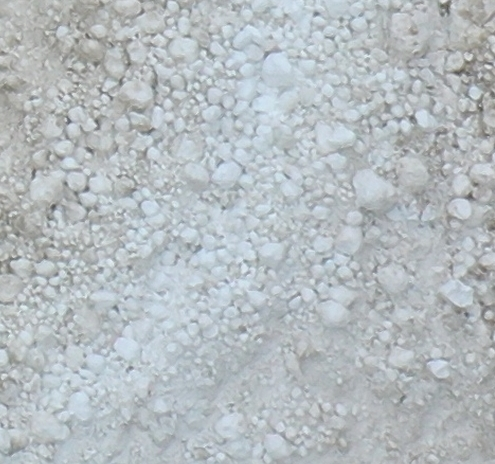
#> input picture snow_particles.jpg, 495 x 464 px
$ python snow_BIGparticles_cellpose.py   (older library calls are emulated)
#> lines starting #> are read from the running program, lines starting #| are printed output that depends on the picture
# -*- coding: utf-8 -*-
"""
wet_snow_cellpose_superlarge_only_408.py
Cellpose 4.0.8：只识别超大颗粒（等效直径 >= D_EQ_MIN_PX）+ 导出/可视化/统计

依赖：
pip install cellpose opencv-python scikit-image pandas matplotlib

输出（OUT_DIR）：
- debug_corr.png / debug_grad.png / debug_combo_big.png
- masks_super_preview.png
- overlay_super.png
- super_particles.csv
- psd_hist_super.png / psd_cdf_super.png
"""

import os
import cv2
import numpy as np
import pandas as pd
import matplotlib.pyplot as plt

from cellpose import models
from skimage.measure import regionprops_table


# =========================
# 0) 用户参数
# =========================
IMG_PATH = "snow_particles.jpg"
OUT_DIR  = "snow_cellpose_superlarge_out"

USE_GPU = True
MODEL_TYPE = "cyto3"   # 4.0.8 推荐先用 cyto3，不行再试 cyto

# 只保留“超大颗粒”的像素等效直径阈值（px）
D_EQ_MIN_PX = 110

# 如果你要换成更保守/更严格，可修改：
# D_EQ_MIN_PX = 200

# 预处理（偏大颗粒：更依赖强度/低频对比）
BG_KERNEL   = 61       # 大块常被背景校正吃掉 → 建议偏小：61/81/101
CLAHE_CLIP  = 2.0
BLUR_K      = 3        # 奇数：3/5

# 只做大尺度 diameter sweep（可按实际图像再扩展）
DIAM_SWEEP_BIG = [150, 210, 300]

# 阈值（漏检多就把 cellprob 调更负；假块太多就把 cellprob 往 0 调）
CELLPROB_TH = -2.0
FLOW_TH     = 0.5

# （可选）面积兜底：避免一些极小噪点进入 props（一般用不上）
MIN_AREA_PX_FLOOR = 0   # 可设 5000 等，但通常仅 D_EQ_MIN_PX 就够了


# =========================
# 工具函数
# =========================
def ensure_dir(d):
#> in main, img_bgr is the input picture: shape (464, 495, 3); mean B, G, R 192.1, 188.4, 181.4
    os.makedirs(d, exist_ok=True)


def preprocess(gray: np.ndarray):
    """背景校正 + CLAHE + blur + Sobel 梯度（用于可选融合）"""
    g = gray.copy()

    k = int(BG_KERNEL)
    if k % 2 == 0:
        k += 1
    kernel = cv2.getStructuringElement(cv2.MORPH_ELLIPSE, (k, k))
    bg = cv2.morphologyEx(g, cv2.MORPH_OPEN, kernel)
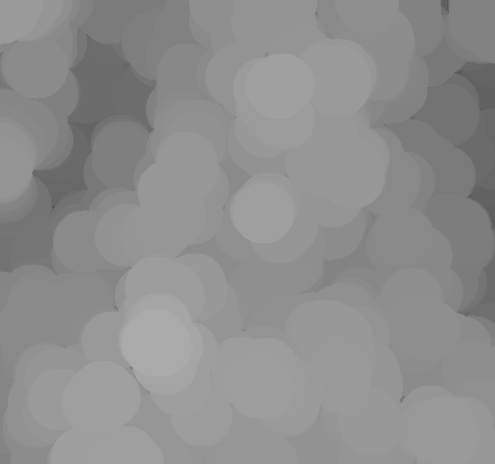
#> bg: shape (464, 495); min 82, max 170, mean 142.2
    corr = cv2.subtract(g, bg)
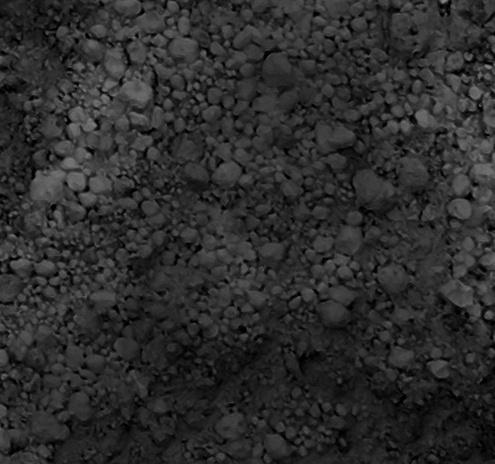
#> corr: shape (464, 495); min 0, max 136, mean 44.5
    corr = cv2.normalize(corr, None, 0, 255, cv2.NORM_MINMAX).astype(np.uint8)
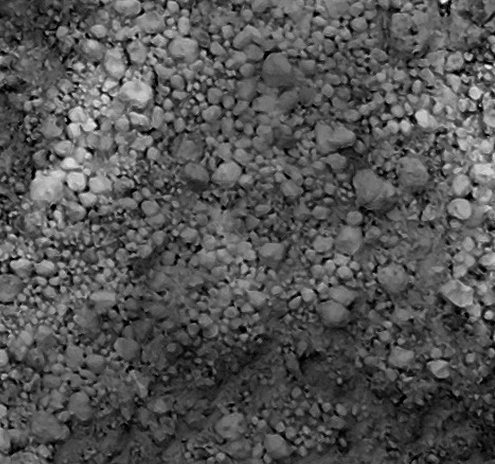
#> corr: shape (464, 495); min 0, max 255, mean 83.4

    clahe = cv2.createCLAHE(clipLimit=CLAHE_CLIP, tileGridSize=(8, 8))
    corr = clahe.apply(corr)
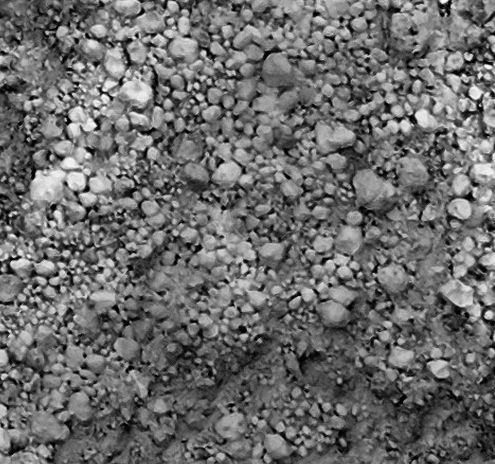
#> corr: shape (464, 495); min 1, max 255, mean 107.8

    k2 = int(BLUR_K)
    if k2 >= 3:
        if k2 % 2 == 0:
            k2 += 1
        corr = cv2.GaussianBlur(corr, (k2, k2), 0)

    gx = cv2.Sobel(corr, cv2.CV_32F, 1, 0, ksize=3)
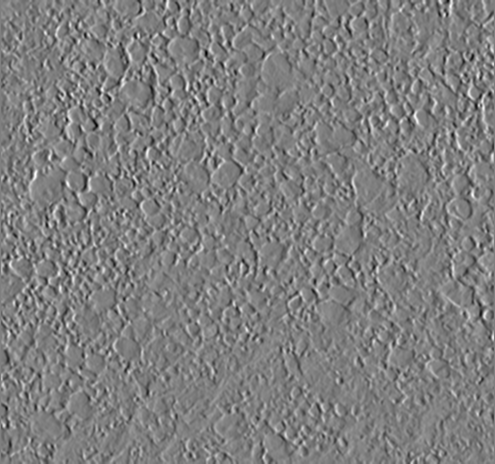
#> gx: shape (464, 495) float32; min -591, max 593, mean 0; drawn with min black and max white
    gy = cv2.Sobel(corr, cv2.CV_32F, 0, 1, ksize=3)
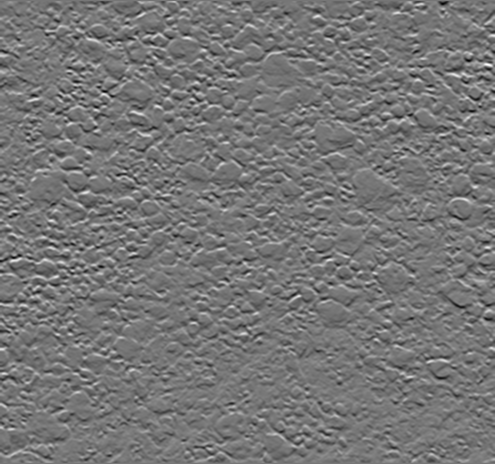
#> gy: shape (464, 495) float32; min -609, max 702, mean -0.5; drawn with min black and max white
    grad = cv2.magnitude(gx, gy)
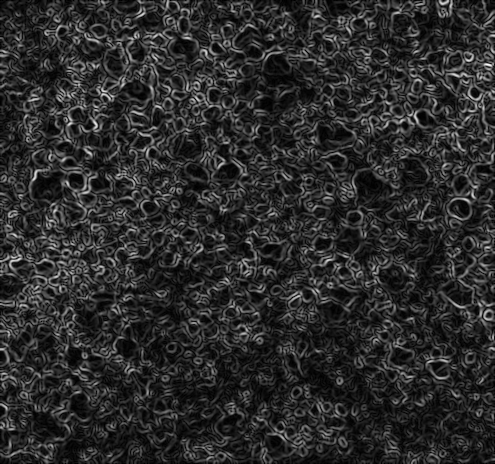
#> grad: shape (464, 495) float32; min 0, max 712.9, mean 123; drawn with min black and max white
    grad = cv2.normalize(grad, None, 0, 255, cv2.NORM_MINMAX).astype(np.uint8)

    return corr, grad


def build_combo_big(corr, grad):
    """
    大块：尽量保留强度信息，少量边缘即可
    你也可以试 0.95/0.05 或 0.9/0.1
    """
    return cv2.addWeighted(corr, 0.95, grad, 0.05, 0)


# [69 lines left out: functions eval_cellpose, masks_preview, overlay_edges, relabel_consecutive, filter_superlarge_by_deq, not called in this run]


def main():
    ensure_dir(OUT_DIR)

    img_bgr = cv2.imread(IMG_PATH)
    if img_bgr is None:
        raise FileNotFoundError(IMG_PATH)
    gray = cv2.cvtColor(img_bgr, cv2.COLOR_BGR2GRAY)

    corr, grad = preprocess(gray)
    combo_big = build_combo_big(corr, grad)

    cv2.imwrite(os.path.join(OUT_DIR, "debug_corr.png"), corr)
    cv2.imwrite(os.path.join(OUT_DIR, "debug_grad.png"), grad)
    cv2.imwrite(os.path.join(OUT_DIR, "debug_combo_big.png"), combo_big)

    model = models.CellposeModel(model_type=MODEL_TYPE, gpu=USE_GPU)

    # 选择“筛选后超大颗粒数最多”的 diameter
    best = None  # (n_super, d, masks_super, df_super)
    for d in DIAM_SWEEP_BIG:
        masks_raw, flows, styles = eval_cellpose(model, combo_big, d)
        masks_super, df_super = filter_superlarge_by_deq(
            masks_raw, d_eq_min_px=D_EQ_MIN_PX, min_area_floor=MIN_AREA_PX_FLOOR
        )
        n_super = int(masks_super.max())
        print(f"[SWEEP] diameter={d:>3}px -> superlarge_instances={n_super}")
        if best is None or n_super > best[0]:
            best = (n_super, d, masks_super, df_super)

    n_super, best_d, masks_super, df_super = best
    print(f"[BEST] diameter={best_d}px, superlarge_instances={n_super}")

    # 输出 mask / overlay
    cv2.imwrite(os.path.join(OUT_DIR, "masks_super_preview.png"), masks_preview(masks_super))
    cv2.imwrite(os.path.join(OUT_DIR, "overlay_super.png"), overlay_edges(gray, masks_super))

    # 导出表格：用“重筛选后的 regionprops”再计算一次（保证与最终 masks 一致）
    if int(masks_super.max()) == 0:
        print("[WARN] No superlarge particles detected. Try lowering D_EQ_MIN_PX or adjusting thresholds.")
        df_out = pd.DataFrame(columns=["area", "equivalent_diameter", "centroid-0", "centroid-1"])
    else:
        props_out = regionprops_table(
            masks_super,
            properties=("area", "equivalent_diameter", "centroid")
        )
        df_out = pd.DataFrame(props_out)

    csv_path = os.path.join(OUT_DIR, "super_particles.csv")
    df_out.to_csv(csv_path, index=False, encoding="utf-8-sig")
    print(f"[INFO] Saved: {csv_path}")

    # 统计图（只对超大颗粒）
    if len(df_out) > 0:
        x = df_out["equivalent_diameter"].values

        plt.figure()
        plt.hist(x, bins=20)
        plt.xlabel("Equivalent diameter (px)")
        plt.ylabel("Count")
        plt.title(f"Superlarge PSD (d_eq >= {D_EQ_MIN_PX}px)")
        plt.savefig(os.path.join(OUT_DIR, "psd_hist_super.png"), dpi=300, bbox_inches="tight")
        plt.close()

        plt.figure()
        xs = np.sort(x)
        cdf = np.arange(1, len(xs) + 1) / len(xs)
        plt.plot(xs, cdf)
        plt.xlabel("Equivalent diameter (px)")
        plt.ylabel("CDF")
        plt.title(f"Superlarge PSD CDF (d_eq >= {D_EQ_MIN_PX}px)")
        plt.savefig(os.path.join(OUT_DIR, "psd_cdf_super.png"), dpi=300, bbox_inches="tight")
        plt.close()

    print("[DONE] outputs in:", OUT_DIR)


if __name__ == "__main__":
    main()
#> (the call stopped at in main, `model = models.CellposeModel(model_type=MODEL_TYPE, gpu=USE_GPU)`: cellpose is not available in this run)
